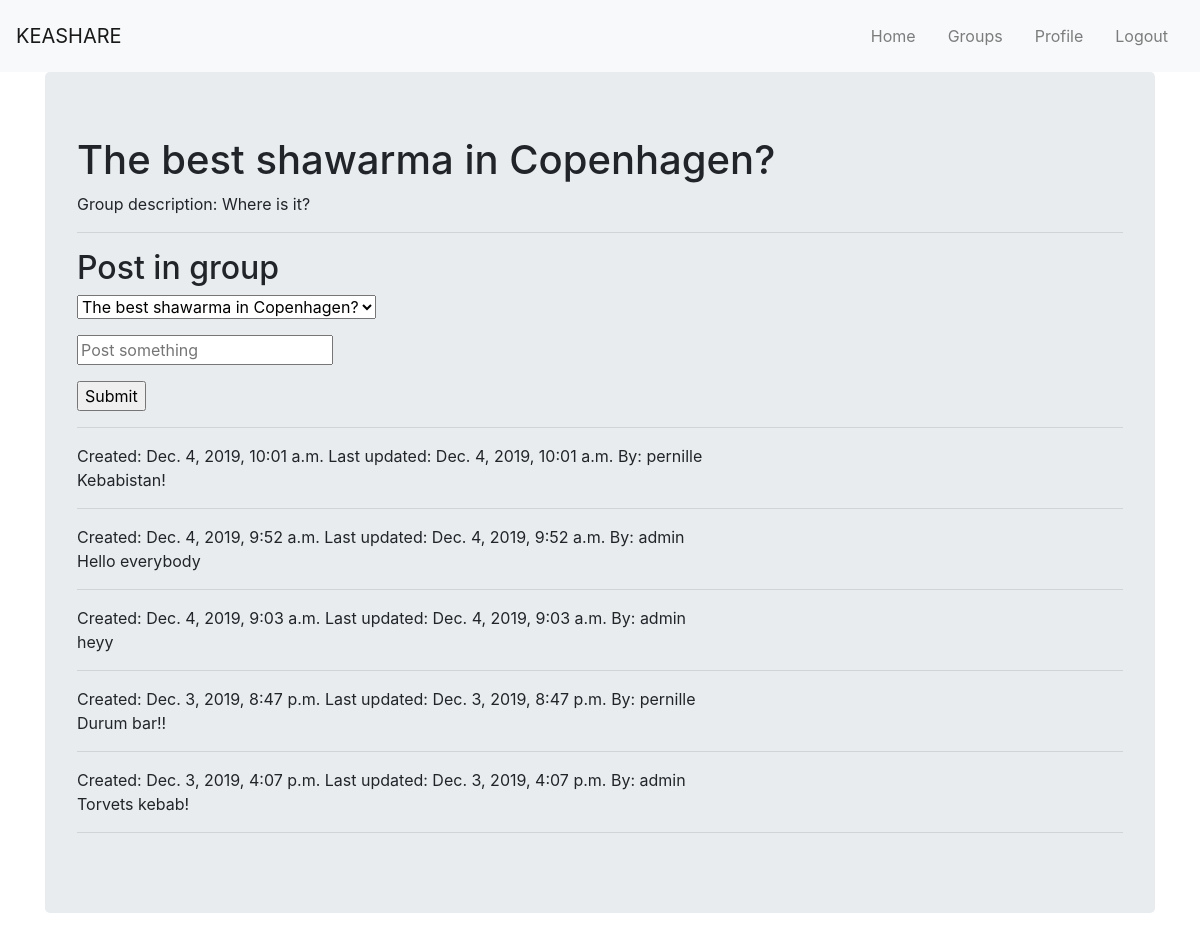
The page /keashare/groupdetails/8 (signed in) on the database as committed earlier.
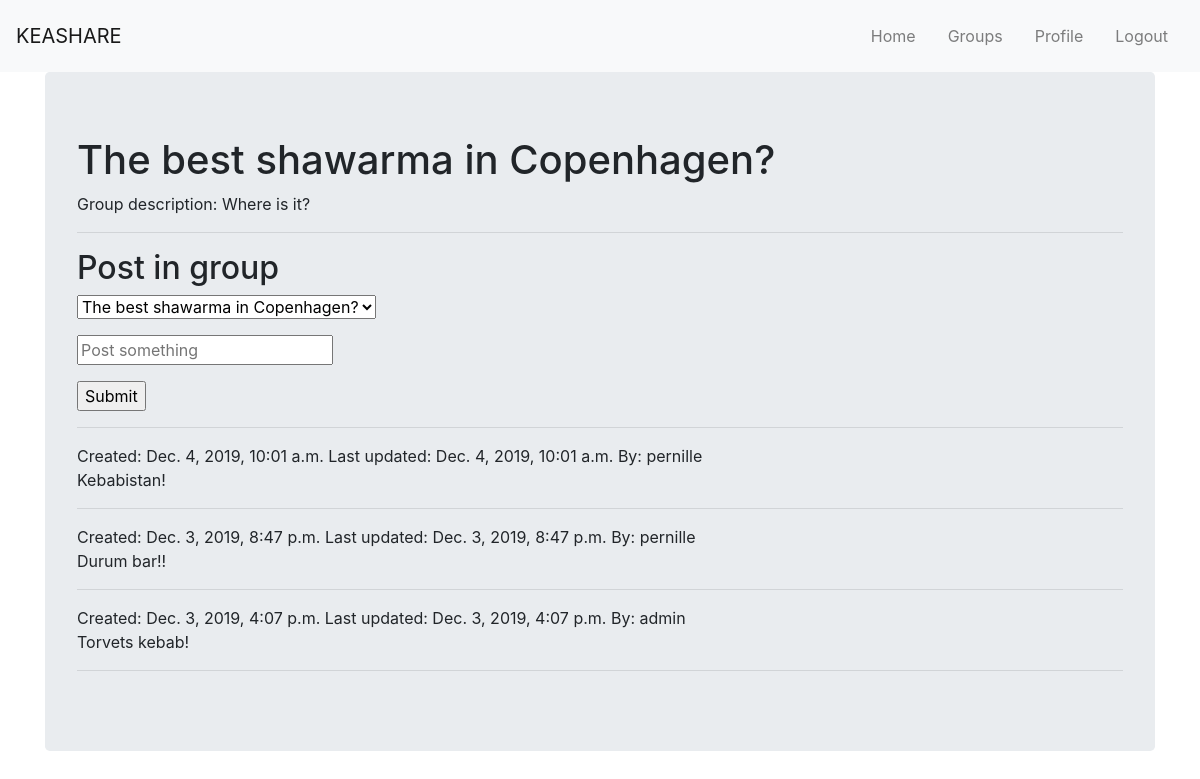
The same page on the database as committed later.
### keashareapp/models.py (models this page shows, shortened)
class AppGroup(models.Model):
    owner = models.ForeignKey(User, on_delete=models.CASCADE, related_name='owners')
    users = models.ManyToManyField(User) # members
    name = models.CharField(max_length=200)
    description = models.TextField()

class Post(models.Model):
    user = models.ForeignKey(User, on_delete=models.CASCADE)
    created = models.DateTimeField(auto_now_add=True)
    group = models.ForeignKey(AppGroup, on_delete=models.CASCADE)
    last_updated = models.DateTimeField(auto_now=True)
    text = models.TextField()

### keashareapp/views.py (the view, shortened to what this page needs)
# urls.py: path('groupdetails/<int:pk>', views.groupdetails, name='groupdetails'),
def groupdetails(request, pk):
    user = request.user
    if request.method == 'GET':
        user_groups = models.AppGroup.objects.filter(pk=pk)
        group_pk = models.AppGroup.objects.get(pk=pk)
        posts = models.Post.objects.filter(group__in=user_groups).order_by('-created')
        context = {
            'user': user,
            'posts': posts,
            'user_groups': user_groups,
            'group_pk': group_pk,
        }
        return render(request, 'keashareapp/groupdetails.html', context=context)

### keashareapp/templates/keashareapp/groupdetails.html (shortened to what this page needs)
{% extends 'base.html' %}
{% block nav %}
    <ul class="navbar-nav ml-auto flex-nowrap">
        <li class="nav-item">
            <a href="{% url 'keashareapp:index' %}" class="nav-link m-2 menu-item nav-active">Home</a>
        </li>
        <li class="nav-item">
            <a href="{% url 'keashareapp:groups' %}" class="nav-link m-2 menu-item nav-active">Groups</a>
        </li>
        <li class="nav-item">
            <a href="{% url 'loginapp:profile' %}" class="nav-link m-2 menu-item nav-active">Profile</a>
        </li>
        <li class="nav-item">
            <a href="{% url 'loginapp:logout' %}" class="nav-link m-2 menu-item nav-active">Logout</a>
        </li>
    </ul>
{% endblock %}
{% block body %}
<div class="container">
    <div class="jumbotron">
        {% for group in user_groups %}
            <h1>{{ group.name }}</h1>
            <p>Group description: {{ group.description }}</p>
        {% endfor %}
        <hr>
        <h2>Post in group</h2>
        {% for group in user_groups %}
            <form action="{{ group.pk }}" method="POST">
        {% endfor %}
                <p><select name="group" id="group">
                    {% for group in user_groups %}
                        <option value="{{ group.pk }}">{{ group.name }}</option>
                    {% endfor %}
                </select></p>
                <p><input type="textarea" name="text" id="text" placeholder="Post something"></p>
                <p><input type="submit" value="Submit"></p>
            </form>
        <hr>
        <div>
        {% for post in posts %}
            Created: {{ post.created }}
            Last updated: {{ post.last_updated }}
            By: {{ post.user }}
            <div>{{ post.text }}</div>
            <hr>
        {% endfor %}
        </div>
    </div>
</div>
{% endblock %}

Rows that differ between the two databases and show on the page:
removed Post: created "Dec. 4, 2019, 9:52 a.m.", last_updated "Dec. 4, 2019, 9:52 a.m.", user "admin", text "Hello everybody"
removed Post: created "Dec. 4, 2019, 9:03 a.m.", last_updated "Dec. 4, 2019, 9:03 a.m.", user "admin", text "heyy"
